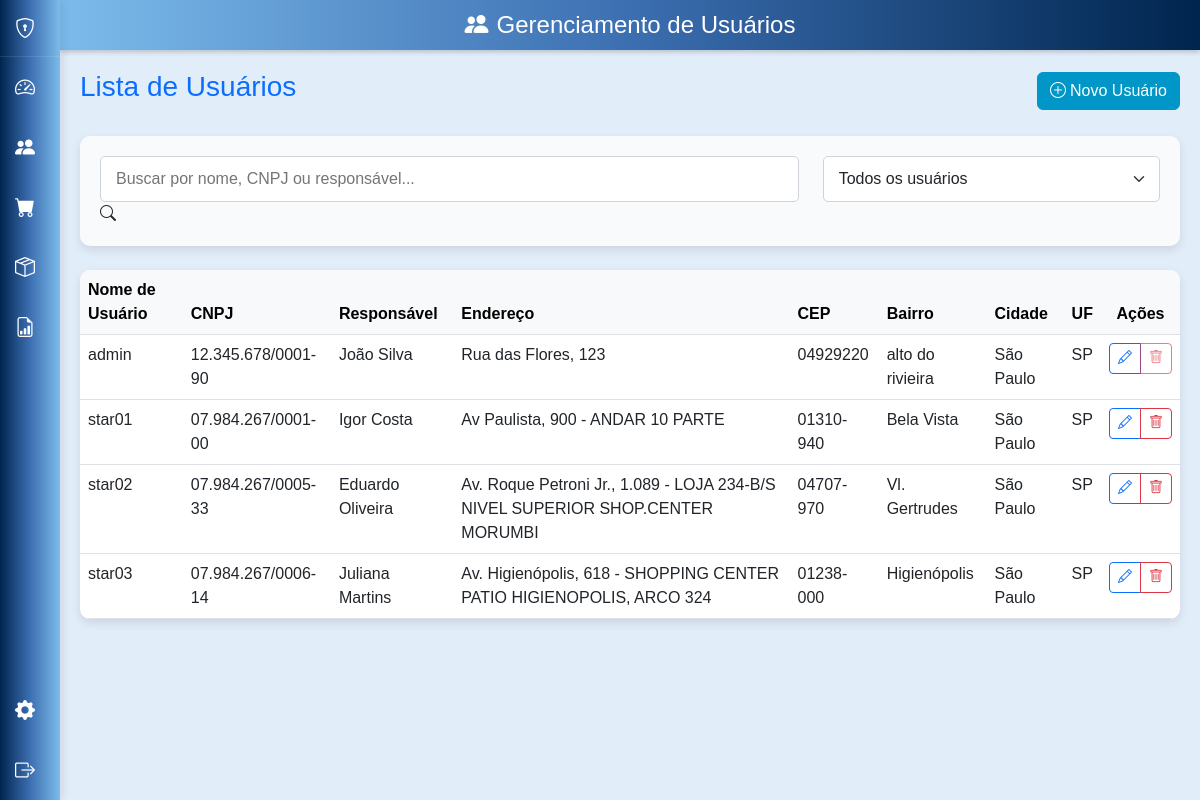
The app's page /pages/admin/usuarios.php (signed in) with its own data.
### tables this page shows
CREATE TABLE usuarios (
    id INT NOT NULL AUTO_INCREMENT PRIMARY KEY,
    username VARCHAR(255) NOT NULL,
    password VARCHAR(255) NOT NULL,
    tipo_usuario INT NOT NULL,
    cnpj VARCHAR(20),
    responsavel VARCHAR(255),
    endereco VARCHAR(255),
    cep VARCHAR(10),
    bairro VARCHAR(100),
    cidade VARCHAR(100),
    uf CHAR(2),
    nome VARCHAR(255),
    data_cadastro DATETIME DEFAULT CURRENT_TIMESTAMP,
    eh_filial BOOLEAN DEFAULT FALSE,
    nome_filial VARCHAR(255) NULL,
    estado CHAR(2) NULL,
    FOREIGN KEY (tipo_usuario) REFERENCES tipo_usuario(id)
);

### pages/admin/usuarios.php (the view, shortened to what this page needs)
<?php
include '../../includes/db.php';
$sql = "SELECT * FROM usuarios";
$result = $conn->query($sql);
?>
<!DOCTYPE html>
<html lang="pt-BR">
<head>
    <link href="https://cdn.jsdelivr.net/npm/bootstrap@5.2.3/dist/css/bootstrap.min.css" rel="stylesheet">
    <link href="https://cdn.jsdelivr.net/npm/bootstrap-icons@1.10.0/font/bootstrap-icons.css" rel="stylesheet">
    <link rel="stylesheet" href="../../css/usuarios.css">
</head>
<body>
    <div class="sidebar">
        <div>
            <div class="sidebar-header">
                <i class="bi bi-shield-lock icon"></i>
            </div>
            <a href="dashboard.php">
                <i class="bi bi-speedometer2 icon"></i>
            </a>
            <a href="usuarios.php" class="active">
                <i class="bi bi-people-fill icon"></i>
            </a>
            <a href="pedidos.php">
                <i class="bi bi-cart-fill icon"></i>
            </a>
            <a href="produtos.php">
                <i class="bi bi-box-seam icon"></i>
            </a>
            <a href="relatorios.php">
                <i class="bi bi-file-earmark-bar-graph icon"></i>
            </a>
        </div>
        <div>
            <a href="configuracoes.php">
                <i class="bi bi-gear-fill icon"></i>
            </a>
            <a href="logout.php">
                <i class="bi bi-box-arrow-right icon"></i>
            </a>
        </div>
    </div>
    <div class="content">
        <div class="header">
            <h1><i class="bi bi-people-fill me-2"></i>Gerenciamento de Usuários</h1>
        </div>
        <div class="main-content">
            <div class="d-flex justify-content-between align-items-center mb-4">
                <h2 class="text-primary h3">Lista de Usuários</h2>
                <a href="cadastro_usuario.php" class="btn btn-success">
                    <i class="bi bi-plus-circle me-1"></i>Novo Usuário
                </a>
            </div>
            <div class="search-container mb-4">
                <div class="row">
                    <div class="col-md-8 mb-3 mb-md-0">
                        <div class="search-wrapper">
                            <input type="text" id="searchUsuario" class="search-input" placeholder="Buscar por nome, CNPJ ou responsável...">
                            <i class="bi bi-search search-icon"></i>
                        </div>
                    </div>
                    <div class="col-md-4">
                        <select class="form-select search-input" id="filterUsuario">
                            <option value="">Todos os usuários</option>
                        </select>
                    </div>
                </div>
            </div>
            <div class="card card-custom border-0">
                <div class="card-body p-0">
                    <div class="table-responsive">
                        <table class="table table-hover mb-0">
                            <thead class="table-light">
                                <tr>
                                    <th>Nome de Usuário</th>
                                    <th>CNPJ</th>
                                    <th>Responsável</th>
                                    <th>Endereço</th>
                                    <th>CEP</th>
                                    <th>Bairro</th>
                                    <th>Cidade</th>
                                    <th>UF</th>
                                    <th class="text-center">Ações</th>
                                </tr>
                            </thead>
                            <tbody>
                                <?php while ($row = $result->fetch_assoc()): ?>
                                <tr>
                                    <td><?php echo htmlspecialchars($row['username']); ?></td>
                                    <td><?php echo htmlspecialchars($row['cnpj']); ?></td>
                                    <td><?php echo htmlspecialchars($row['responsavel']); ?></td>
                                    <td><?php echo htmlspecialchars($row['endereco']); ?></td>
                                    <td><?php echo htmlspecialchars($row['cep']); ?></td>
                                    <td><?php echo htmlspecialchars($row['bairro']); ?></td>
                                    <td><?php echo htmlspecialchars($row['cidade']); ?></td>
                                    <td><?php echo htmlspecialchars($row['uf']); ?></td>
                                    <td class="text-center">
                                        <div class="btn-group" role="group">
                                            <a href="editar_usuario.php?id=<?php echo $row['id']; ?>" class="btn btn-sm btn-outline-primary">
                                                <i class="bi bi-pencil"></i>
                                            </a>
                                            <?php if ($row['tipo_usuario'] == 1): ?>
                                                <button class="btn btn-sm btn-outline-danger" disabled>
                                                    <i class="bi bi-trash"></i>
                                                </button>
                                            <?php else: ?>
                                                <button onclick="confirmDelete(<?php echo $row['id']; ?>)" class="btn btn-sm btn-outline-danger">
                                                    <i class="bi bi-trash"></i>
                                                </button>
                                            <?php endif; ?>
                                        </div>
                                    </td>
                                </tr>
                                <?php endwhile; ?>
                            </tbody>
                        </table>
                    </div>
                </div>
            </div>
        </div>
    </div>
</body>
</html>

### css/usuarios.css (style rules this page uses)
body { background-color: #f4f6f9; }
.card-custom { box-shadow: 0 4px 6px rgba(0,0,0,0.1); }

### pages/admin/usuarios.php (style rules this page uses)
body { display: flex; font-family: 'Arial', sans-serif; margin: 0; height: 100vh; background-color: #fff4e8; }
.sidebar { width: 60px; background-image: linear-gradient(to left, rgb(124, 187, 235) 0%, rgb(60, 111, 177) 50%, rgb(0, 37, 78) 100%); transition: width 0.3s; overflow: hidden; display: flex; flex-direction: column; justify-content: space-between; box-shadow: 2px 0 10px rgba(0, 0, 0, 0.1); height: 100vh; position: fixed; z-index: 1000; }
.sidebar a { display: flex; align-items: center; padding: 15px; color: white; text-decoration: none; transition: background 0.3s; }
.sidebar-header { color: white; text-align: center; padding: 13px 0; border-bottom: 1px solid rgba(255, 255, 255, 0.1); }
.icon { color: white; font-size: 20px; width: 30px; text-align: center; margin-right: 10px; }
.content { flex: 1; padding: 0; background-color: #E2EDFA; display: flex; flex-direction: column; margin-left: 60px; transition: margin-left 0.3s; width: 100%; }
.header { background-image: linear-gradient(to right, rgb(124, 187, 235) 0%, rgb(60, 111, 177) 50%, rgb(0, 37, 78) 100%); color: white; height: 50px; display: flex; align-items: center; justify-content: center; box-shadow: 0 2px 5px rgba(0, 0, 0, 0.2); margin-bottom: 0; border-radius: 0; }
.header h1 { margin: 0; font-size: 1.5rem; }
.main-content { padding: 20px; flex: 1; overflow-y: auto; }
.btn-success { background-color: #0096C7; border-color: #0096C7; }
.card-custom { box-shadow: 0 4px 10px rgba(0, 0, 0, 0.1); border-radius: 10px; overflow: hidden; }
.search-container { background-color: #F8FAFC; border-radius: 10px; box-shadow: 0 4px 10px rgba(0, 0, 0, 0.1); padding: 20px; margin-bottom: 20px; }
.search-input { border: 1px solid #ced4da; border-radius: 5px; padding: 10px 15px; width: 100%; transition: border-color 0.3s; }

### records on screen
usuarios: username "admin", cnpj "12.345.678/0001-90", responsavel "João Silva", endereco "Rua das Flores, 123", cep "04929220", bairro "alto do rivieira", cidade "São Paulo", uf "SP"
usuarios: username "star01", cnpj "07.984.267/0001-00", responsavel "Igor Costa", endereco "Av Paulista, 900 - ANDAR 10 PARTE", cep "01310-940", bairro "Bela Vista", cidade "São Paulo", uf "SP"
usuarios: username "star02", cnpj "07.984.267/0005-33", responsavel "Eduardo Oliveira", endereco "Av. Roque Petroni Jr., 1.089 - LOJA 234-B/S NIVEL SUPERIOR SHOP.CENTER MORUMBI", cep "04707-970", bairro "Vl. Gertrudes", cidade "São Paulo", uf "SP"
usuarios: username "star03", cnpj "07.984.267/0006-14", responsavel "Juliana Martins", endereco "Av. Higienópolis, 618 - SHOPPING CENTER PATIO HIGIENOPOLIS, ARCO 324", cep "01238-000", bairro "Higienópolis", cidade "São Paulo", uf "SP"
